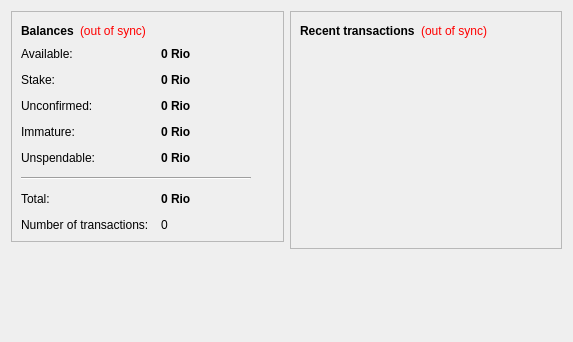
<?xml version="1.0" encoding="UTF-8"?>
<ui version="4.0">
 <class>OverviewPage</class>
 <widget class="QWidget" name="OverviewPage">
  <property name="geometry">
   <rect>
    <x>0</x>
    <y>0</y>
    <width>573</width>
    <height>342</height>
   </rect>
  </property>
  <property name="windowTitle">
   <string>Form</string>
  </property>
  <layout class="QHBoxLayout" name="horizontalLayout" stretch="1,1">
   <item>
    <layout class="QVBoxLayout" name="verticalLayout_2">
     <item>
      <widget class="QFrame" name="frame">
       <property name="frameShape">
        <enum>QFrame::StyledPanel</enum>
       </property>
       <property name="frameShadow">
        <enum>QFrame::Raised</enum>
       </property>
       <layout class="QVBoxLayout" name="verticalLayout_4">
        <item>
         <layout class="QHBoxLayout" name="horizontalLayout_4">
          <item>
           <widget class="QLabel" name="label_5">
            <property name="font">
             <font>
              <weight>75</weight>
              <bold>true</bold>
             </font>
            </property>
            <property name="text">
             <string>Balances</string>
            </property>
           </widget>
          </item>
          <item>
           <widget class="QLabel" name="labelWalletStatus">
            <property name="toolTip">
             <string>The displayed information may be out of date. Your wallet automatically synchronizes with the RioCoin network after a connection is established, but this process has not completed yet.</string>
            </property>
            <property name="styleSheet">
             <string notr="true">QLabel { color: red; }</string>
            </property>
            <property name="text">
             <string notr="true">(out of sync)</string>
            </property>
            <property name="alignment">
             <set>Qt::AlignLeading|Qt::AlignLeft|Qt::AlignVCenter</set>
            </property>
           </widget>
          </item>
          <item>
           <spacer name="horizontalSpacer_2">
            <property name="orientation">
             <enum>Qt::Horizontal</enum>
            </property>
            <property name="sizeHint" stdset="0">
             <size>
              <width>40</width>
              <height>20</height>
             </size>
            </property>
           </spacer>
          </item>
         </layout>
        </item>
        <item>
         <layout class="QFormLayout" name="formLayout_2">
          <property name="fieldGrowthPolicy">
           <enum>QFormLayout::AllNonFixedFieldsGrow</enum>
          </property>
          <property name="horizontalSpacing">
           <number>12</number>
          </property>
          <property name="verticalSpacing">
           <number>12</number>
          </property>
          <item row="0" column="0">
           <widget class="QLabel" name="labelAvailableText">
            <property name="toolTip">
             <string>Your current available balance</string>
            </property>
            <property name="text">
             <string>Available:</string>
            </property>
           </widget>
          </item>
          <item row="0" column="1">
           <widget class="QLabel" name="labelAvailable">
            <property name="font">
             <font>
              <weight>75</weight>
              <bold>true</bold>
             </font>
            </property>
            <property name="cursor">
             <cursorShape>IBeamCursor</cursorShape>
            </property>
            <property name="toolTip">
             <string>Your current available balance</string>
            </property>
            <property name="text">
             <string notr="true">0 Rio</string>
            </property>
            <property name="alignment">
             <set>Qt::AlignLeading|Qt::AlignLeft|Qt::AlignVCenter</set>
            </property>
            <property name="textInteractionFlags">
             <set>Qt::LinksAccessibleByMouse|Qt::TextSelectableByKeyboard|Qt::TextSelectableByMouse</set>
            </property>
           </widget>
          </item>
          <item row="1" column="0">
           <widget class="QLabel" name="label_6">
            <property name="toolTip">
             <string>Total of coins that was staked, and do not yet count toward the current balance</string>
            </property>
            <property name="text">
             <string>Stake:</string>
            </property>
           </widget>
          </item>
          <item row="1" column="1">
           <widget class="QLabel" name="labelStake">
            <property name="font">
             <font>
              <weight>75</weight>
              <bold>true</bold>
             </font>
            </property>
            <property name="cursor">
             <cursorShape>IBeamCursor</cursorShape>
            </property>
            <property name="toolTip">
             <string>Total of coins that was staked, and do not yet count toward the current balance</string>
            </property>
            <property name="text">
             <string notr="true">0 Rio</string>
            </property>
            <property name="alignment">
             <set>Qt::AlignLeading|Qt::AlignLeft|Qt::AlignVCenter</set>
            </property>
            <property name="textInteractionFlags">
             <set>Qt::LinksAccessibleByMouse|Qt::TextSelectableByKeyboard|Qt::TextSelectableByMouse</set>
            </property>
           </widget>
          </item>
          <item row="2" column="0">
           <widget class="QLabel" name="label_3">
            <property name="toolTip">
             <string>Total of transactions that have yet to be confirmed, and do not yet count toward the current balance</string>
            </property>
            <property name="text">
             <string>Unconfirmed:</string>
            </property>
           </widget>
          </item>
          <item row="2" column="1">
           <widget class="QLabel" name="labelUnconfirmed">
            <property name="font">
             <font>
              <weight>75</weight>
              <bold>true</bold>
             </font>
            </property>
            <property name="cursor">
             <cursorShape>IBeamCursor</cursorShape>
            </property>
            <property name="toolTip">
             <string>Total of transactions that have yet to be confirmed, and do not yet count toward the current balance</string>
            </property>
            <property name="text">
             <string notr="true">0 Rio</string>
            </property>
            <property name="alignment">
             <set>Qt::AlignLeading|Qt::AlignLeft|Qt::AlignVCenter</set>
            </property>
            <property name="textInteractionFlags">
             <set>Qt::LinksAccessibleByMouse|Qt::TextSelectableByKeyboard|Qt::TextSelectableByMouse</set>
            </property>
           </widget>
          </item>
          <item row="3" column="0">
           <widget class="QLabel" name="labelImmatureText">
            <property name="toolTip">
             <string>Mined balance that has not yet matured</string>
            </property>
            <property name="text">
             <string>Immature:</string>
            </property>
           </widget>
          </item>
          <item row="3" column="1">
           <widget class="QLabel" name="labelImmature">
            <property name="font">
             <font>
              <weight>75</weight>
              <bold>true</bold>
             </font>
            </property>
            <property name="toolTip">
             <string>Mined balance that has not yet matured</string>
            </property>
            <property name="text">
             <string notr="true">0 Rio</string>
            </property>
            <property name="alignment">
             <set>Qt::AlignLeading|Qt::AlignLeft|Qt::AlignVCenter</set>
            </property>
            <property name="textInteractionFlags">
             <set>Qt::LinksAccessibleByMouse|Qt::TextSelectableByKeyboard|Qt::TextSelectableByMouse</set>
            </property>
           </widget>
          </item>
          <item row="4" column="0">
           <widget class="QLabel" name="labelBalanceWatchOnlyText">
            <property name="toolTip">
             <string>Your unspendable balance</string>
            </property>
            <property name="text">
             <string>Unspendable:</string>
            </property>
           </widget>
          </item>
          <item row="4" column="1">
           <widget class="QLabel" name="labelBalanceWatchOnly">
            <property name="font">
             <font>
              <weight>75</weight>
              <bold>true</bold>
             </font>
            </property>
            <property name="cursor">
             <cursorShape>IBeamCursor</cursorShape>
            </property>
            <property name="toolTip">
             <string>Your unspendable balance</string>
            </property>
            <property name="text">
             <string notr="true">0 Rio</string>
            </property>
            <property name="alignment">
             <set>Qt::AlignLeading|Qt::AlignLeft|Qt::AlignVCenter</set>
            </property>
            <property name="textInteractionFlags">
             <set>Qt::LinksAccessibleByMouse|Qt::TextSelectableByKeyboard|Qt::TextSelectableByMouse</set>
            </property>
           </widget>
          </item>
          <item row="5" column="0" colspan="2">
           <widget class="Line" name="line">
            <property name="maximumSize">
             <size>
              <width>230</width>
              <height>16777215</height>
             </size>
            </property>
            <property name="orientation">
             <enum>Qt::Horizontal</enum>
            </property>
           </widget>
          </item>
          <item row="6" column="0">
           <widget class="QLabel" name="labelTotalText">
            <property name="toolTip">
             <string>Your current total balance</string>
            </property>
            <property name="text">
             <string>Total:</string>
            </property>
           </widget>
          </item>
          <item row="6" column="1">
           <widget class="QLabel" name="labelTotal">
            <property name="font">
             <font>
              <weight>75</weight>
              <bold>true</bold>
             </font>
            </property>
            <property name="toolTip">
             <string>Your current total balance</string>
            </property>
            <property name="text">
             <string notr="true">0 Rio</string>
            </property>
            <property name="alignment">
             <set>Qt::AlignLeading|Qt::AlignLeft|Qt::AlignVCenter</set>
            </property>
            <property name="textInteractionFlags">
             <set>Qt::LinksAccessibleByMouse|Qt::TextSelectableByKeyboard|Qt::TextSelectableByMouse</set>
            </property>
           </widget>
          </item>
          <item row="7" column="0">
           <widget class="QLabel" name="label_2">
            <property name="toolTip">
             <string>Total number of transactions in wallet</string>
            </property>
            <property name="text">
             <string>Number of transactions:</string>
            </property>
           </widget>
          </item>
          <item row="7" column="1">
           <widget class="QLabel" name="labelNumTransactions">
            <property name="toolTip">
             <string>Total number of transactions in wallet</string>
            </property>
            <property name="text">
             <string notr="true">0</string>
            </property>
           </widget>
          </item>
         </layout>
        </item>
       </layout>
      </widget>
     </item>
     <item>
      <spacer name="verticalSpacer">
       <property name="orientation">
        <enum>Qt::Vertical</enum>
       </property>
       <property name="sizeHint" stdset="0">
        <size>
         <width>20</width>
         <height>40</height>
        </size>
       </property>
      </spacer>
     </item>
    </layout>
   </item>
   <item>
    <layout class="QVBoxLayout" name="verticalLayout_3">
     <item>
      <widget class="QFrame" name="frame_2">
       <property name="frameShape">
        <enum>QFrame::StyledPanel</enum>
       </property>
       <property name="frameShadow">
        <enum>QFrame::Raised</enum>
       </property>
       <layout class="QVBoxLayout" name="verticalLayout">
        <item>
         <layout class="QHBoxLayout" name="horizontalLayout_2">
          <item>
           <widget class="QLabel" name="label_4">
            <property name="text">
             <string>&lt;b&gt;Recent transactions&lt;/b&gt;</string>
            </property>
           </widget>
          </item>
          <item>
           <widget class="QLabel" name="labelTransactionsStatus">
            <property name="toolTip">
             <string>The displayed information may be out of date. Your wallet automatically synchronizes with the RioCoin network after a connection is established, but this process has not completed yet.</string>
            </property>
            <property name="styleSheet">
             <string notr="true">QLabel { color: red; }</string>
            </property>
            <property name="text">
             <string notr="true">(out of sync)</string>
            </property>
            <property name="alignment">
             <set>Qt::AlignRight|Qt::AlignTrailing|Qt::AlignVCenter</set>
            </property>
           </widget>
          </item>
          <item>
           <spacer name="horizontalSpacer">
            <property name="orientation">
             <enum>Qt::Horizontal</enum>
            </property>
            <property name="sizeHint" stdset="0">
             <size>
              <width>40</width>
              <height>20</height>
             </size>
            </property>
           </spacer>
          </item>
         </layout>
        </item>
        <item>
         <widget class="QListView" name="listTransactions">
          <property name="styleSheet">
           <string notr="true">QListView { background: transparent; }</string>
          </property>
          <property name="frameShape">
           <enum>QFrame::NoFrame</enum>
          </property>
          <property name="verticalScrollBarPolicy">
           <enum>Qt::ScrollBarAlwaysOff</enum>
          </property>
          <property name="horizontalScrollBarPolicy">
           <enum>Qt::ScrollBarAlwaysOff</enum>
          </property>
          <property name="selectionMode">
           <enum>QAbstractItemView::NoSelection</enum>
          </property>
         </widget>
        </item>
       </layout>
      </widget>
     </item>
     <item>
      <spacer name="verticalSpacer_2">
       <property name="orientation">
        <enum>Qt::Vertical</enum>
       </property>
       <property name="sizeHint" stdset="0">
        <size>
         <width>20</width>
         <height>40</height>
        </size>
       </property>
      </spacer>
     </item>
    </layout>
   </item>
  </layout>
 </widget>
 <resources/>
 <connections/>
</ui>
